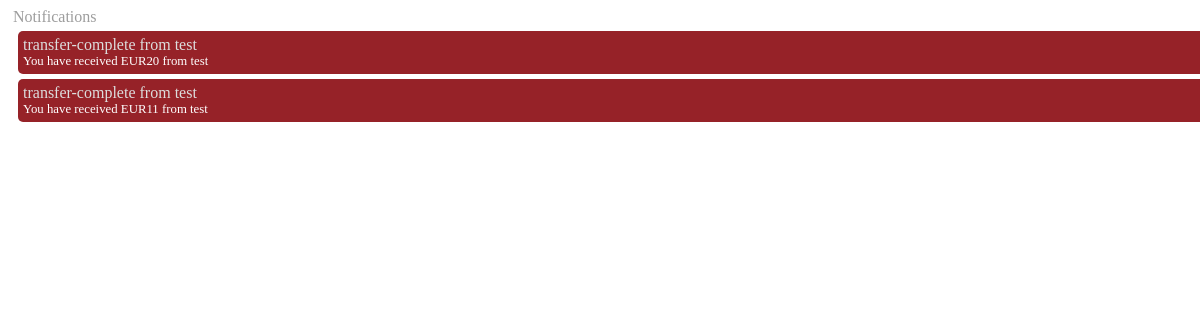
Before: /get-notifications/ (signed in) with the older database file.
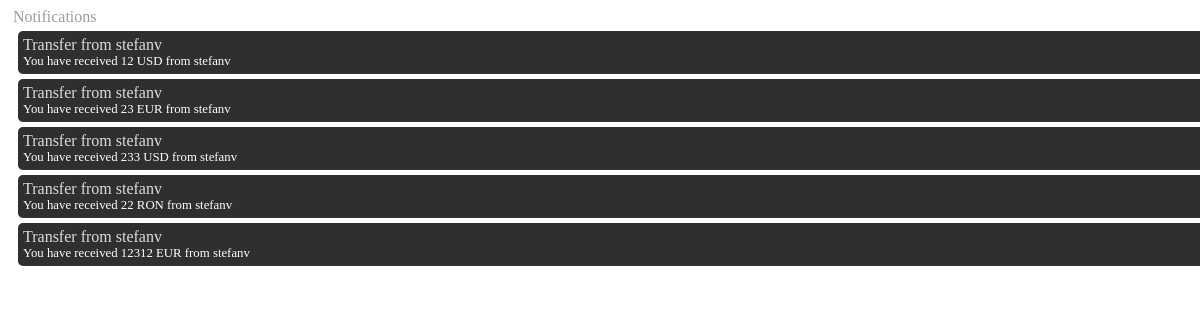
After: the same page with the newer database file.
### dot_basic/models.py (models this page shows)
class Notification(models.Model):
    user = models.ForeignKey(User, related_name="notification_set", on_delete=models.CASCADE)
    notification = models.CharField(max_length=30, blank=True)
    notification_type = models.CharField(max_length=30, blank=True, null=True)
    date = models.DateField(null=True, blank=True)
    time = models.TimeField(null=True, blank=True)
    user2 = models.ForeignKey(User, related_name="notification_friend", blank=True, null=True, on_delete=models.CASCADE)
    status = models.CharField(max_length=30, default="unseen")

### dot_basic/views.py (the view)
# urls.py: path('get-notifications/', getNotificationsView, name='get notifications'),
@login_required
def getNotificationsView(request):
    user = request.user
    context_dict = {}
    notifications = basic_models.Notification.objects.filter(user=user, status='unseen').order_by('-id')
    if len(notifications) < 5:
        n = 5-len(notifications)
        notifications_seen = basic_models.Notification.objects.filter(user=user, status='seen').order_by('-id')[:n]
        context_dict['notifications_seen'] = notifications_seen
    else:
        notifications = notifications[:5]
    context_dict['notifications'] = notifications
    return render(request, 'ajax/notifications.html', context_dict)

### dot_basic/templates/ajax/notifications.html (shortened to what this page needs)
<link rel = "stylesheet" type = "text/css" href = "/static/basic/css/notifications.css" />
<div class="container-fluid notif-cont-style">
{% if notifications or notifications_seen %}
<div class="row">
    <div class="notification-header">Notifications</div>
</div>
{% endif %}
{% for item in notifications %}
<div class="row">
    <div class="notification-box notification-new">
        <div class="notification-name" style="cursor: pointer;" onclick="seen({{ item.id }})"> {{ item.notification_type }} from {{ item.user2 }} </div>
        <div class="notification-text"> {{ item.notification }} </div>
    </div>
</div>
{% endfor %}
{% for item in notifications_seen %}
<div class="row">
    <div class="notification-box">
        <div class="notification-name" style="cursor: pointer;" onclick="seen({{ item.id }})"> {{ item.notification_type }} from {{ item.user2 }} </div>
        <div class="notification-text"> {{ item.notification }} </div>
    </div>
</div>
{% endfor %}
</div>

Changed rows visible on the page:
no longer on this page (row edited): Notification: notification_type "transfer-complete", user2 "test", notification "You have received EUR20 from test"
no longer on this page (row edited): Notification: notification_type "transfer-complete", user2 "test", notification "You have received EUR11 from test"
added Notification: notification_type "Transfer", user2 "stefanv", notification "You have received 12 USD from stefanv"
added Notification: notification_type "Transfer", user2 "stefanv", notification "You have received 23 EUR from stefanv"
added Notification: notification_type "Transfer", user2 "stefanv", notification "You have received 233 USD from stefanv"
added Notification: notification_type "Transfer", user2 "stefanv", notification "You have received 22 RON from stefanv"
added Notification: notification_type "Transfer", user2 "stefanv", notification "You have received 12312 EUR from stefanv"
